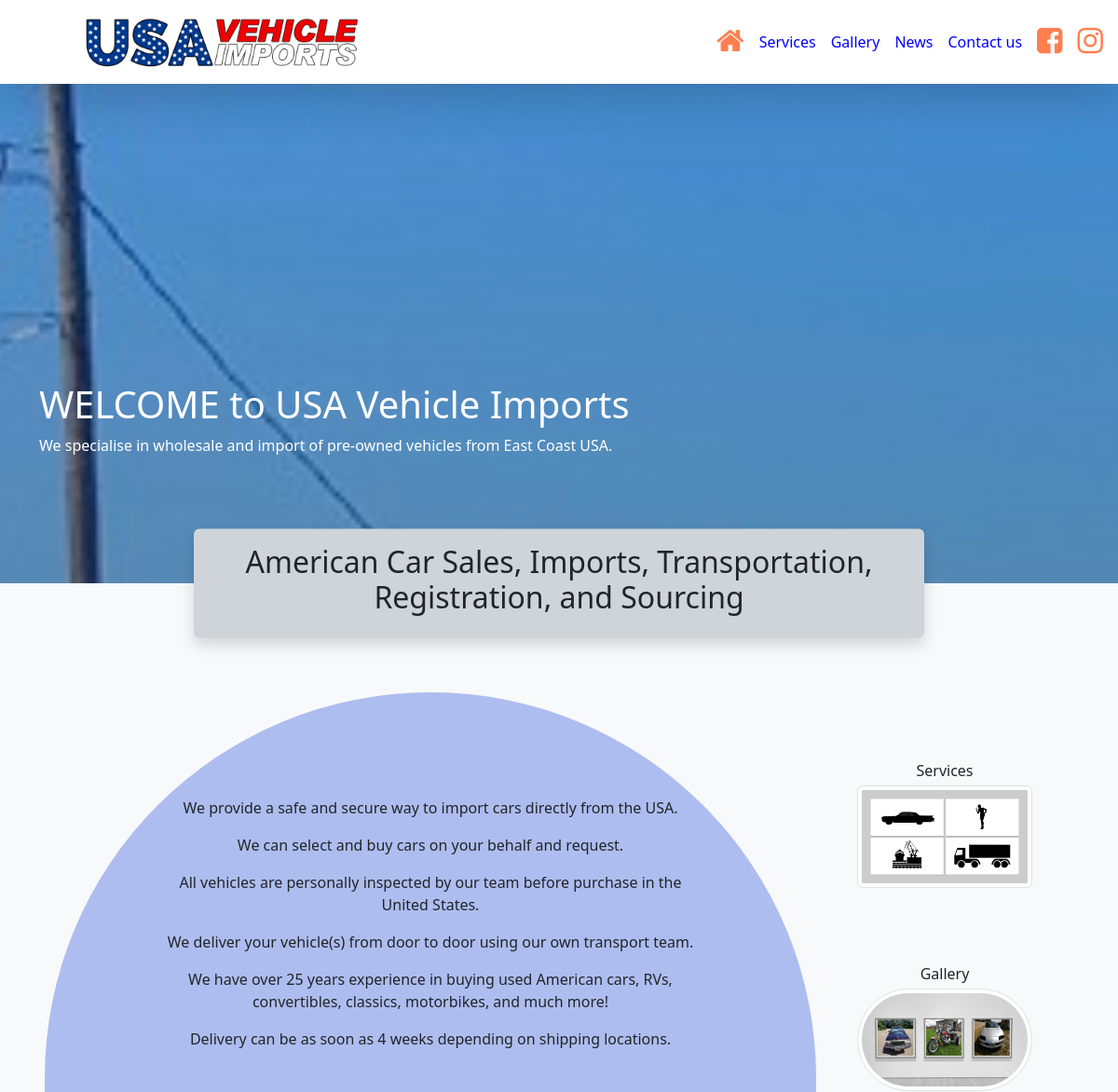
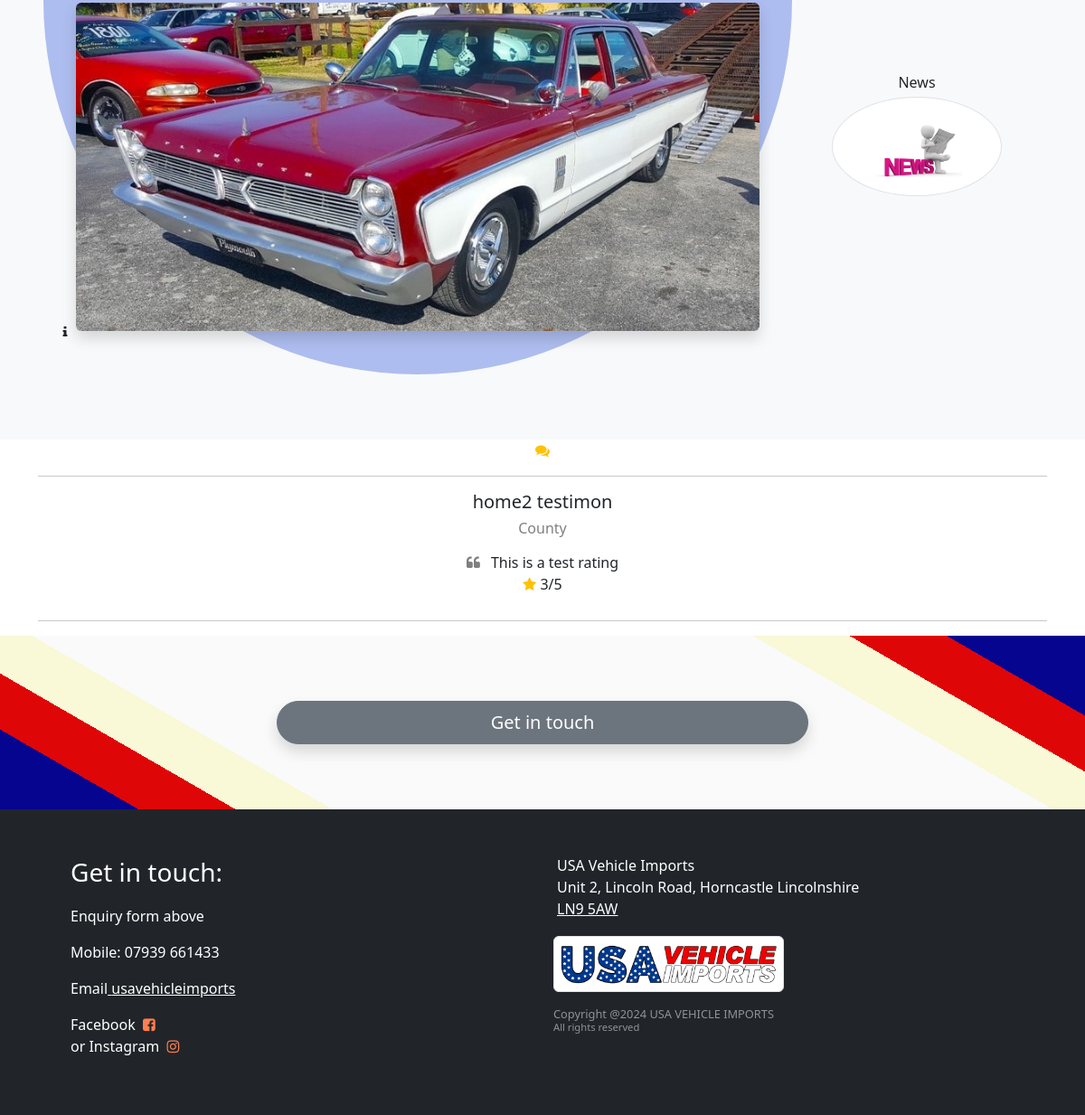
The page / on the database its author committed (2 pictures, top to bottom).
### frontapp/models.py (models this page shows, shortened)
class BusinessDetails(models.Model):
    business_name = models.CharField(max_length=100, blank=True)
    address_1stline = models.CharField(max_length=100, blank=True)
    address_2ndline = models.CharField(max_length=100, blank=True)
    address_town = models.CharField(max_length=100, blank=True)
    address_county = models.CharField(max_length=100, blank=True)
    address_postcode = models.CharField(max_length=20, blank=True)
    contact_phone = models.CharField(max_length=20, blank=True)
    contact_mobile = models.CharField(max_length=20, blank=True)
    contact_email = models.EmailField(max_length=100, blank=True)
    contact_name = models.CharField(max_length=100, blank=True)
    facebook = models.URLField(max_length=200, blank=True)
    instagram = models.URLField(max_length=200, blank=True)
    twitter = models.URLField(max_length=200, blank=True)
    linkedIn = models.URLField(max_length=200, blank=True)
    google_map_link = models.CharField(max_length=300,blank=True)
    business_logo =  models.ImageField(upload_to='images/other/', null=True)
    def  image_tag(self):
        return mark_safe('<img src="/../../media/%s" width="150" height="50" />' % (self.business_logo))
    image_tag.allow_tags = True
    class  Meta:
        verbose_name_plural  =  "Business Details"

class NavHTMLPage(models.Model):
    TITLE_CHOICES = [('Home','Home'),('Services','Services'),('Gallery','Gallery'),('News','News')]
    page = models.CharField(
        max_length=100,choices=TITLE_CHOICES,blank=True)
    title = models.CharField(
        max_length=100,blank=True)
    fontAwesomeIcon = models.CharField(
        max_length=50,blank=True)
    description = models.CharField(
        max_length=100,blank=True)
    imageIcon = models.ImageField(
        upload_to='images/editableContent/', height_field=0, width_field=0,blank=True)
    class  Meta:
        verbose_name_plural  =  "NavHTMLPage"

class EditableStaticContent(models.Model):
    TITLE_CHOICES = [('HomeHero','HomeHero'),('Home','Home'),('Importing','Importing'),('Sourcing','Sourcing'),('Transportation','Transportation'),('GalleryHero','GalleryHero'),('GalleryBreaker','GalleryBreaker'),('GalleryExamplePics','GalleryExamplePics'),('NewsHero','NewsHero'),('',''),('','')]
    title = models.CharField(
        max_length=100,choices=TITLE_CHOICES,blank=True)
    header = models.CharField(
        max_length=100,blank=True)
    subHeader = models.CharField(
        max_length=100,blank=True)
    badge = models.ImageField(upload_to='images/editableContent/', height_field=0,
        width_field=0,blank=True)
    shortDescription = models.CharField(
        max_length=200,blank=True)

class ESCParagraph(models.Model):
    paragraph = models.TextField(blank=True)
    editableStaticContentFk = models.ForeignKey(
        EditableStaticContent, related_name='escToPara_fk', on_delete=models.CASCADE, default=None)

class ESCImage(models.Model):
    images = models.ImageField(
        upload_to='images/editableContent/', height_field=0, width_field=0,blank=True)
    filename = models.CharField(
        max_length=100, null=True, blank=True, default='default.jpg')
    description = models.CharField(
        max_length=100,blank=True)
    editableStaticContentFk = models.ForeignKey(
        EditableStaticContent, related_name='escToImage_fk', on_delete=models.CASCADE, default=None)

class Testimonials(models.Model):
    name = models.CharField(max_length=50)
    address = models.CharField(max_length=50)
    quote = models.TextField()
    rate = models.PositiveIntegerField(
        default=0)
    class  Meta:
        verbose_name_plural  =  "Testimonials"

### frontapp/views.py (the view)
# urls.py: path('', views.HomeView.as_view(), name="Home"),
class HomeView(ListView):
    model = Testimonials
    context_object_name = "testimonial"
    template_name = "Home.html"
    def get_context_data(self, **kwargs):
        context = super(HomeView, self).get_context_data(**kwargs)
        try:
            context['testimonial'] = Testimonials.objects.all()[:3]
        except Testimonials.DoesNotExist:
            context['testimonial'] = None
        context['editableStaticContent'] = EditableStaticContent.objects.all()
        context['navHTMLPage'] = NavHTMLPage.objects.all()
        return context

### frontapp/custom_context_processors.py (called while the page is built, shortened)
def get_business_data(request):
    data = BusinessDetails.objects.all()
    navLink = NavHTMLPage.objects.all()
    context = {'data': data,'navLink':navLink}
    return context

def get_form_data(request):
    if request.method == "GET":
        form = ContactForm()
    else:
        form = ContactForm()
    context = {'form': form}
    return ( context)

### frontapp/templates/Home.html (shortened to what this page needs)
{% extends "Base.html" %}{% block content %} {% load static %}
{% for content in editableStaticContent %}
<header>
  {% if content.title == 'HomeHero' %}
  <div class="header-parallax fade-in">
    <div class="container">
      <div id="HomeHero" class="header-content">
        {% for para in content.escToPara_fk.all %}
        <h1>{{ content.header }}</h1>
        <p>{{ para.paragraph }}</p>
        {% endfor %}
      </div>
    </div>
  </div>
  {% endif %}
</header>
<section>
  {% if content.title == 'Home' %}
  <div class="container-fluid bg-light text-center">
    <div
      id="Home"
      class="col-md-8 p-3 bg-dark-subtle shadow position-relative top-0 start-50 translate-middle rounded-2"
    >
      <h2>{{ content.header }}</h2>
    </div>
    <div class="container-fluid px-lg-5">
      <div class="row row-cols-1 row-cols-sm-2 pb-lg-5">
        <div
          class="col-sm-9 pt-5 pb-5 px-4 mb-4 bg-danger-subtler rounded-pill px-xxl-5"
        >
          <div class="text-center rounded-5 px-2 pt-3 pt-md-5 px-md-5 pt-xl-2">
            <div class="text pt-5 px-3 px-sm-3 px-lg-5">
              {% for para in content.escToPara_fk.all %}
              <p>{{ para.paragraph }}</p>
              {% endfor %}
            </div>
          </div>
          <br />
          <div class="container-fluid position-relative">
            {% for image in content.escToImage_fk.all %}
            <img
              class="img-fluid mt-2 rounded-2 shadow"
              src="{{ image.images.url }}"
              alt="USA Vehicle Imports logo image"
            />
            <button
              type="button"
              class="btn btn-sm position-absolute top-100 start-0 translate-middle rounded-circle"
              data-bs-toggle="collapse"
              data-bs-target="#imageData"
              aria-expanded="false"
              aria-controls="imageData"
            >
              <i class="fa fa-info" aria-hidden="true"></i>
            </button>
            {% endfor %}
          </div>
        </div>
        <div class="col-12 col-sm-3 px-xl-5">
          <div class="row row-cols-3 row-cols-sm-1 pt-sm-5">
            {% for page in navHTMLPage %}
            {% if page.page == 'Services' %}
            <div class="col-4 my-2 home-card link-effect px-5 px-sm-2 pt-sm-3">
              <div class="img-fluid mx-4 mx-sm-0">
                {% with pagetitle=page.page %}
                <a
                  class="nav-item nav-link"
                  href="{% url 'frontapp:'|add:pagetitle %}"
                  >{{ page.title }}<img
                    class="img-thumbnail mt-1 rounded-lg hover-effect"
                    src="{{ page.imageIcon.url}}" /></a
                >{% endwith %}
              </div>
            </div>
            {% endif %}{% endfor %}
            {% for page in navHTMLPage %}
            {% if page.page == 'Gallery' %}
            <div class="col-4 my-2 home-card link-effect px-5 px-sm-2 pt-sm-3">
              <div class="img-fluid mx-4 mx-sm-0">
                {% with pagetitle=page.page %}
                <a
                  class="nav-item nav-link"
                  href="{% url 'frontapp:'|add:pagetitle %}"
                  >{{ page.title }}<img
                    class="img-thumbnail mt-1 rounded-pill hover-effect"
                    src="{{ page.imageIcon.url}}" /></a
                >{% endwith %}
              </div>
            </div>
            {% endif %}{% endfor %} {% for page in navHTMLPage %}
            {% if page.page == 'News' %}
            <div class="col-4 my-2 home-card link-effect px-5 px-sm-2 pt-sm-3">
              <div class="img-fluid mx-4 mx-sm-0">
                {% with pagetitle=page.page %}
                <a
                  class="nav-item nav-link"
                  href="{% url 'frontapp:'|add:pagetitle %}"
                  >{{ page.title }}<img
                    class="img-thumbnail mt-1 rounded-circle hover-effect"
                    src="{{ page.imageIcon.url}}" /></a
                >{% endwith %}
              </div>
            </div>
            {% endif %}{% endfor %}
          </div>
        </div>
      </div>
    </div>
  </div>
  {% endif %}
</section>
{% endfor %} {% if testimonial %}
<section>{% include 'includes/testimonial.html' %}</section>
{% endif %} {% endblock content %}

### frontapp/templates/includes/nav.html (shortened to what this page needs)
{% load static %} {% for data in data %}
<nav
  class="navbar navbar-expand-lg sticky-top p-2 bg-white shadow-lg"
  method="GET"
>
  <div class="container-md w-50 p-0">
    <a class="navbar-brand m-0" href="/">
      <img
        class="img-fluid"
        src="{{ data.business_logo.url }}"
        width="300"
        alt="USA Vehicle Imports logo"
      />
    </a>
  </div>
  <div class="d-flex align-items-center">
    <div class="navbar-collapse collapse" id="navbarNav">
      <ul class="nav navbar-nav align-items-center">
        {% for page in navLink %}
        {% with pagetitle=page.page %}
        {% if page.fontAwesomeIcon %}
        <li>
          <a
            class="nav-item nav-link"
            style="color: coral"
            title="{{ page.title }}"
            href="{% url 'frontapp:'|add:pagetitle %}"
            ><i class="{{ page.fontAwesomeIcon }} fa-2x"></i>
          </a>
        </li>
        {% else %}
        <li>
          <a
            class="nav-item nav-link"
            href="{% url 'frontapp:'|add:pagetitle %}"
            >{{ page.title }}</a
          >
        </li>
        {% endif %} {% endwith %}{% endfor %}
        <li>
          <a class="nav-item nav-link" href="#contactUs">Contact us</a>
        </li>
        {% if data.facebook %}
        <li>
          <a
            class="nav-item nav-link"
            target="_blank"
            style="color: coral"
            title="Instagram"
            href="{{ data.facebook }}"
          >
            <i class="fa fa-facebook-square fa-2x"></i
          ></a>
        </li>
        {% endif %}{% if data.instagram %}
        <li>
          <a
            class="nav-item nav-link"
            target="_blank"
            style="color: coral"
            title="Instagram"
            href="{{ data.instagram }}"
          >
            <i class="fa fa-instagram fa-2x"></i
          ></a>
        </li>
        {% endif %}
      </ul>
    </div>
    {% endfor %}
  </div>
</nav>

### frontapp/templates/includes/testimonial.html (shortened to what this page needs)
<div class="container" method="GET">
  <div class="row row-cols-1">
    <div
      id="testimonial-carousel"
      class="carousel slide carousel-fade"
      data-bs-ride="carousel"
      data-bs-interval="10000"
    >
      <div class="carousel-inner">
        {% for testim in testimonial %}
        <div
          data-bs-interval="10000"
          class="carousel-item {% if forloop.first %} active {% endif %}"
        >
          <div class="col-12">
            <div class="col text-center">
              <i class="fa fa-comments text-warning"></i>
              <hr />
              <h5 class="mb-2">{{ testim.name }}</h5>
              <h6 class="mb-3 text-black-50">{{ testim.address }}</h6>
              <div class="px-xl-3">
                <i class="fa fa-quote-left pe-2 text-black-50"></i>
                <span>{{ testim.quote }} </span>
              </div>
              <div class="px-xl-3">
                <i class="fa fa-star mx-auto mb-3 text-warning"></i>
                <span>{{ testim.rate }}/5 </span>
              </div>
              <hr />
            </div>
          </div>
        </div>
        {% endfor %}
      </div>
      <button
        class="carousel-control-prev"
        type="button"
        data-bs-target="#testimonial-carousel"
        data-bs-slide="prev"
      >
        <span class="carousel-control-prev-icon" aria-hidden="true"></span>
      </button>
      <button
        class="carousel-control-next"
        type="button"
        data-bs-target="#testimonial-carousel"
        data-bs-slide="next"
      >
        <span class="carousel-control-next-icon" aria-hidden="true"></span>
      </button>
    </div>
  </div>
</div>

### frontapp/templates/includes/footer.html (shortened to what this page needs)
 {% load static %}
<footer class="bg-dark text-white">
    <div class="container p-5">
        <div class="row row-cols-1 row-cols-sm-2 justify-content-center">
            <div class="col" >
                <p class="fs-3">Get in touch:</p>
                <p>Enquiry form above</a></p>
                {% for data in data %}
                {% if data %}
                {% if data.contact_mobile %}
                <p>Mobile: {{ data.contact_mobile }}</p>
                {% endif %}
                <p>Email<a href="mailto:{{ data.contact_email }}"> usavehicleimports</a></p>
                {% endif %}
                <p>
                    {% if data.facebook %}
                    <a class="nav-item nav-link"
                     title="Facebook" target="_blank" href="{{ data.facebook }}">Facebook <i class="fa fa-facebook-square mx-1" style="color: coral"></i
                        ></a>
                        {% endif %}   {% if data.instagram %}
                    <a class="nav-item nav-link" title="Instagram" target="_blank" href="{{ data.instagram }}">or Instagram <i class="fa fa-instagram mx-1" style="color: coral"></i
                        ></a>
                        {% endif %}
                </p>
            </div>
            <div class="col lh-1">
                {% if data %}
                <p class="m-1 lh-sm">{{ data.business_name }}</p>
                <p class="m-1 lh-sm">
                    {{ data.address_1stline }},
                    {{ data.address_2ndline }},
                    {{ data.address_town }}
                    {{ data.address_county }}
                </p>
                <p class="m-1 lh-sm">
                    <a href="{{ data.google_map_link }}"
                    target="_blank">
                        {{ data.address_postcode }}
                    </a>
                </p>
                {% endif %}
                <a class="navbar-brand" href="#">
                    <img class="img-thumbnail mt-3 mb-3 w-50" src="{{ data.business_logo.url }}" alt="USA Vehicle Imports logo">
                </a>
                <div class="text-sm-start lh-sm text-white-50">
                    <p class="m-0 p-0 fw-light" style="font-size: 0.8rem;">
                        {% now "Y" as curr_yr %}
                        Copyright @{{ curr_yr }}
                        <span class="text-uppercase">{{ data.business_name }}</span></p>
                    <p class="fw-lighter" style="font-size: 0.7rem;">All rights reserved</p>
                </div>
                {% endfor %}
                <a href="{% url 'admin:index' %}" class="position-relative bottom-0 start-100 text-dark" style="font-size: 0.7rem;">Admin</a>
            </div>
        </div>
    </div>
</footer>

### static/css/style.css (style rules this page uses)
.bg-danger-subtler { background: linear-gradient( rgb(174, 189, 239), rgb(174, 189, 239) ) }
.fade-in { animation-name: fade-in-slow; animation-duration: 1s; animation-timing-function: ease-in-out; }
.header-parallax { background: #000; background: linear-gradient( rgb(0,0,0,0.1), rgb(0,0,0,0.7) ), url('../images/home/banner-1.jpg'); background-attachment: fixed; background-position: center; background-repeat: no-repeat; background-size: cover; }
.header-content { padding: 320px 0 120px 0; color: white; }
.navbar-collapse ul li a { color: blue; }
footer a { color: white; }
.home-card { width: 100%; }
.hover-effect { transition: all 1s ease-in; -moz-transition: all 1s ease-in; }
.carousel-fade .carousel-item { transition-delay: 0.9s; transition-duration: 1.5s; }

### rows shown on the page
BusinessDetails: business_logo (picture), contact_mobile "07939 661433", business_name "USA Vehicle Imports", address_1stline "Unit 2", address_2ndline "Lincoln Road", address_town "Horncastle", address_county "Lincolnshire", address_postcode "LN9 5AW", curr_yr "2024", business_name "USA VEHICLE IMPORTS"
NavHTMLPage: title "Services", imageIcon (picture)
NavHTMLPage: title "Gallery", imageIcon (picture)
NavHTMLPage: title "News", imageIcon (picture)
EditableStaticContent: header "WELCOME to USA Vehicle Imports"
ESCParagraph: paragraph "We specialise in wholesale and import of pre-owned vehicles from East Coast USA."
EditableStaticContent: header "American Car Sales, Imports, Transportation, Registration, and Sourcing"
ESCParagraph: paragraph "We provide a safe and secure way to import cars directly from the USA."
ESCParagraph: paragraph "We can select and buy cars on your behalf and request."
ESCParagraph: paragraph "All vehicles are personally inspected by our team before purchase in the United States."
ESCParagraph: paragraph "We deliver your vehicle(s) from door to door using our own transport team."
ESCParagraph: paragraph "We have over 25 years experience in buying used American cars, RVs, convertibles, classics, motorbikes, and much more!"
ESCParagraph: paragraph "Delivery can be as soon as 4 weeks depending on shipping locations."
ESCImage: images (picture)
Testimonials: name "home2 testimon", address "County", quote "This is a test rating", rate "3"
